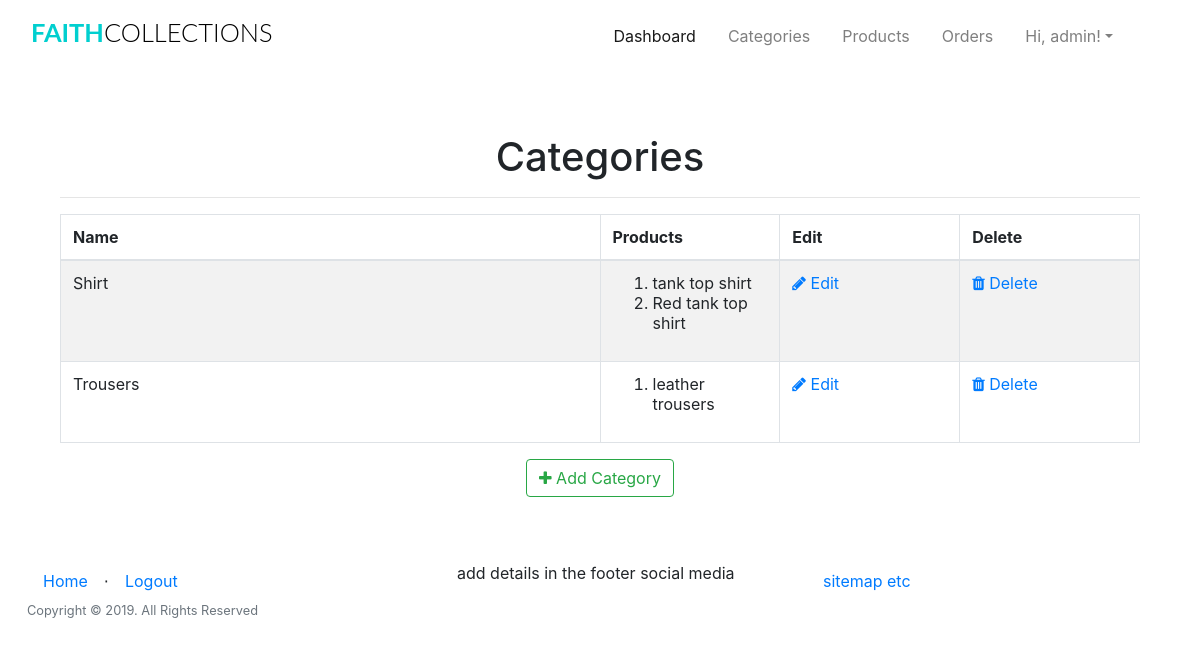
The app's page /admin/categories (signed in), older data.
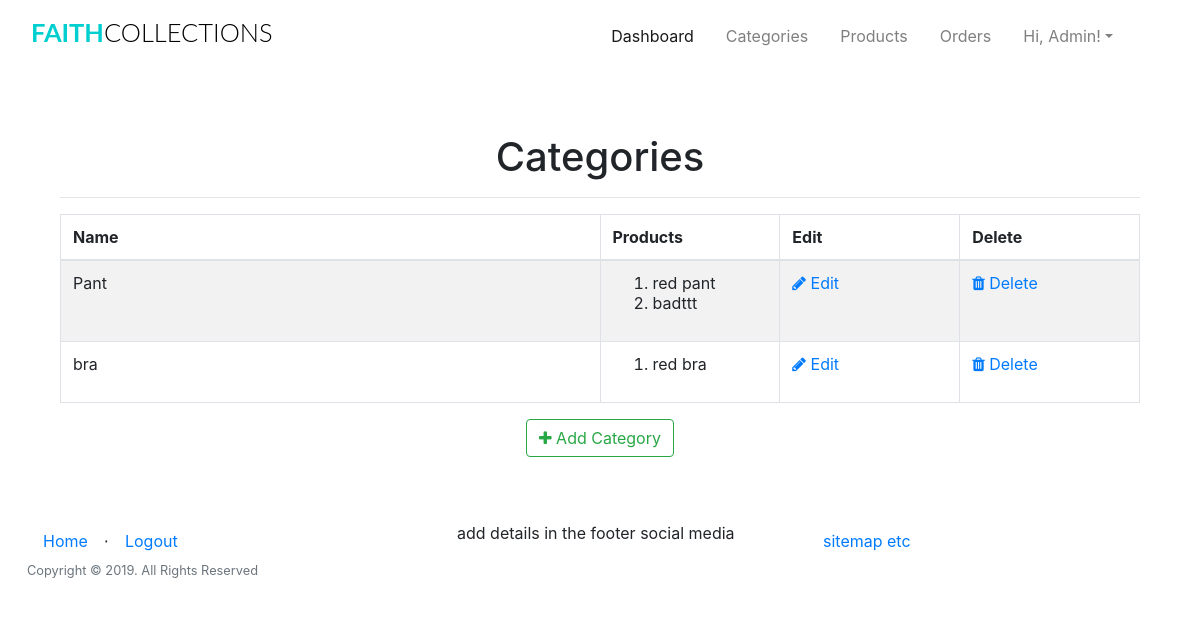
The same page, newer data.
### app/models.py (models this page shows, shortened)
class User(UserMixin, db.Model):
	__tablename__="user"
	id = db.Column(db.Integer, primary_key=True)
	firstname = db.Column(db.String(24), index=True)
	lastname = db.Column(db.String(24), index=True)
	email = db.Column(db.String(50), index=True, unique=True)
	password_hash = db.Column(db.String)
	phonenumber = db.Column(db.String(18), index=True, unique=True)
	is_admin = db.Column(db.Boolean, default = False)
	order = db.relationship("Order", backref='ordered_products')
	kart = db.relationship('Kart', uselist=False, backref='user_kart')
	shipping_info = db.relationship('ShippingInfo', backref='shipping',lazy='dynamic')

class Categories(db.Model):
	id = db.Column(db.Integer, primary_key=True)
	category_name  = db.Column(db.String(20), index = True)
	product = db.relationship('Products', backref='products_categories')

class Products(db.Model):
	__tablename__ = 'product'
	id = db.Column(db.Integer, primary_key=True)
	product_name = db.Column(db.String(100), index=True)
	product_price = db.Column(db.Integer, index=True)
	product_image = db.Column(db.String(120),index=True)
	product_description = db.Column(db.String(200), index=True)
	product_stock = db.Column(db.Integer, index = True)
	product_size = db.Column(db.String(5), index = True)
	categories_id = db.Column(db.Integer, db.ForeignKey('categories.id'))
	order = db.relationship('Order', secondary=association_table, backref='my_orders', lazy='dynamic')

### app/admin/routes.py (the view)
@admin.route('/categories', methods = ['GET','POST'])
@login_required
def list_categories():
	check_admin()
	categories = Categories.query.all()
	return render_template('admin/categories/categories.html', title = "Product Categories",
		categories = categories)

### app/admin/routes.py (called while the page is built)
def check_admin():
	if not current_user.is_admin:
		abort(403)

### app/models.py (called while the page is built)
@login_manager.user_loader
def load_user(id):
    return User.query.get(int(id))

### app/templates/admin/categories/categories.html (shortened to what this page needs)
{% extends "base.html" %}
{% block head %}
<head>
    <link href="//maxcdn.bootstrapcdn.com/font-awesome/4.1.0/css/font-awesome.min.css" rel="stylesheet">
</head>
{%endblock head%}
{% block body %}
<div class="container">
  <div class="outer">
    <div class="middle">
      <div class="inner">
        <br/>
        <br/>
        <h1 style="text-align:center;">Categories</h1>
        {% if categories %}
          <hr class="intro-divider">
            <table class="table table-striped table-bordered">
              <thead>
                <tr>
                  <th width="45%"> Name </th>
                  <th width="15%"> Products</th>
                  <th width="15%"> Edit </th>
                  <th width="15%"> Delete </th>
                </tr>
              </thead>
              <tbody>
              {% for category in categories %}
                <tr>
                  <td> {{ category.category_name }} </td>
                    {% if category.product == [] %}
                    <td>
                      0
                    </td>
                    {% else %}
                  <td>
                      <ol>
                        {% for name in category.product %}
                          <li>
                            {{ name.product_name }}
                          </li>
                          {% endfor %}
                        </ol>
                  </td>
                  {% endif %}
                  <td>
                    <a href="{{ url_for('admin.edit_category', id=category.id) }}">
                      <i class="fa fa-pencil"></i> Edit
                    </a>
                  </td>
                  <td>
                    <a href="{{ url_for('admin.delete_category', id=category.id) }}">
                      <i class="fa fa-trash"></i> Delete
                    </a>
                  </td>
                </tr>
              {% endfor %}
              </tbody>
            </table>
          <div style="text-align: center">
        {% else %}
          <div style="text-align: center">
            <h3> No categories have been added. </h3>
            <hr class="intro-divider">
        {% endif %}
          <a href="{{ url_for('admin.add_category') }}" class="btn btn-outline-success">
            <i class="fa fa-plus"></i>
            Add Category
          </a>
        </div>
      </div>
    </div>
  </div>
</div>
{% endblock %}

### app/templates/base.html (shortened to what the changed rows need)
<html>
    <head>
        <link href="{{ url_for('static', filename='css/bootstrap.min.css') }}"rel="stylesheet">
        <link href="{{ url_for('static', filename='css/st.css') }}"rel="stylesheet">
        {%block head%}
        {%endblock head%}
    </head>
    <body>
            <div class="container-fluid mt-1 mb-3">
                <nav class="navbar navbar-expand-lg navbar-light">
                    <h1 class="brand_name">
                        <a class="navbar-brand" href="{{ url_for('home.homepage') }}">Faith<span>Collections</span></a>
                    </h1>
                    <div class="collapse navbar-collapse" id="navbarTogglerDemo03">
                    <ul class="navbar-nav ml-auto mr-5 mt-2 mt-lg-0">
                            {% if current_user.is_authenticated %}
                            {% if current_user.is_admin %}
                            <li class="nav-item ml-3">
                              <a class="nav-link active" href="{{ url_for('home.admin_dashboard') }}">Dashboard</a>
                            </li>
                            <li class="nav-item ml-3">
                              <a class="nav-link" href="{{ url_for('admin.list_categories') }}">Categories</a>
                            </li>
                            <li class="nav-item ml-3">
                              <a class="nav-link" href="{{ url_for('admin.list_products') }}">Products</a>
                            </li>
                            <li class="nav-item ml-3">
                              <a class="nav-link" href="#" >Orders</a>
                            </li>
                            {% else %}
                              <li class="nav-item ml-3">
                                <a class="nav-link" href="{{ url_for('users.cart') }}">Cart<span class="badge badge-light">{{ count }}</span></a>
                              </li>
                              {% endif %}
                              <li class="nav-item dropdown ml-3">
                                    <a class="nav-link dropdown-toggle" data-toggle="dropdown" href="#" role="button" aria-haspopup="true" aria-expanded="false">
                                        Hi, {{ current_user.firstname }}!</a>
                                  </li>
                                    {% endif %}
                    </ul>
                    </div>
                </nav>
            </div>
    <div class=" container">
            {% block body %}
            {% endblock %}
    </div>
    </body>
</html>

Row changes from the older to the newer data that the page shows:
removed Products: product_name "tank top shirt", shown under Categories "Shirt"
removed Products: product_name "Red tank top shirt", shown under Categories "Shirt"
removed Products: product_name "leather trousers", shown under Categories "Trousers"
changed User: firstname "admin" → "Admin"
changed Categories: category_name "Shirt" → "Pant"
added Products: product_name "red pant", shown under Categories "Pant"
added Products: product_name "badttt", shown under Categories "Pant"
changed Categories: category_name "Trousers" → "bra"
added Products: product_name "red bra", shown under Categories "bra"
